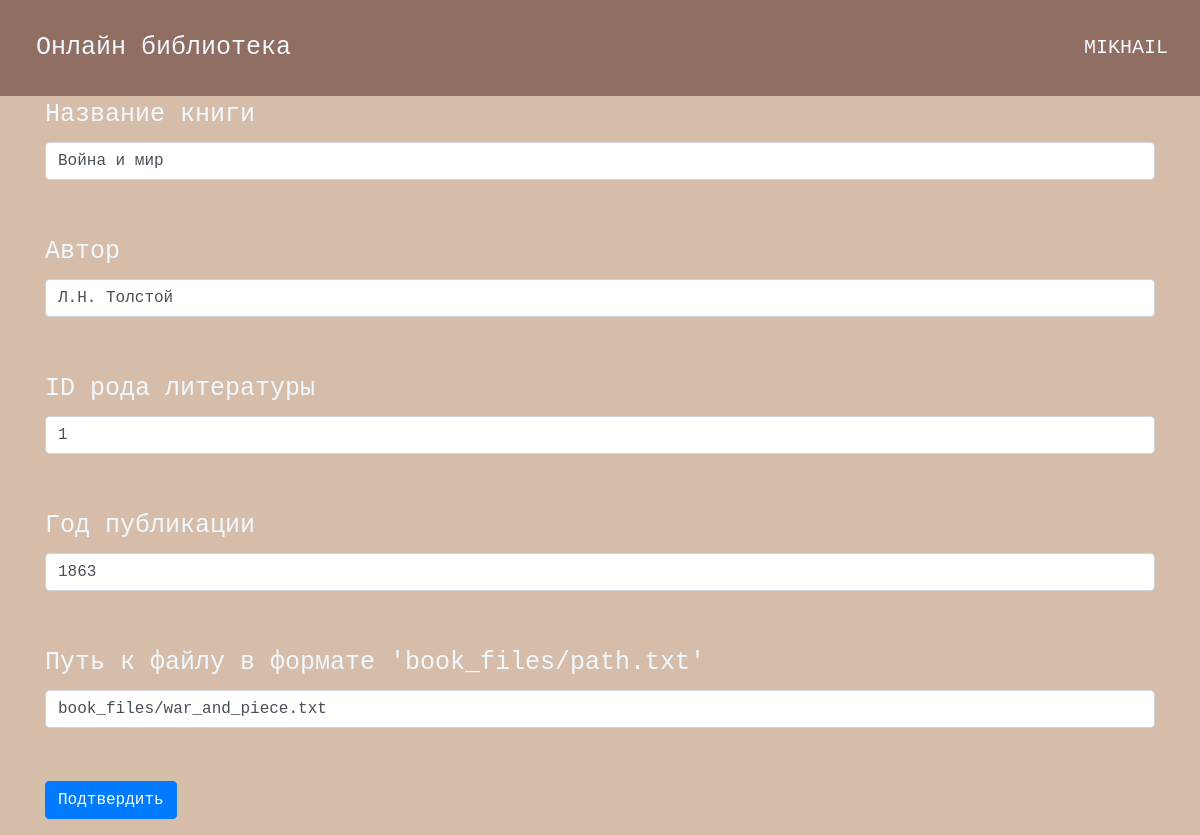
/edit_book/1 (signed in), run on the app's committed database.
### data/users.py (models this page shows, shortened)
class User(SqlAlchemyBase, UserMixin):
    __tablename__ = 'users'
    id = sqlalchemy.Column(sqlalchemy.Integer, primary_key=True, autoincrement=True)
    name = sqlalchemy.Column(sqlalchemy.String)
    surname = sqlalchemy.Column(sqlalchemy.String)
    email = sqlalchemy.Column(sqlalchemy.String, index=True, unique=True)
    hashed_password = sqlalchemy.Column(sqlalchemy.String)
    rights = sqlalchemy.Column(sqlalchemy.String)

### data/books.py (models this page shows, shortened)
class Book(SqlAlchemyBase):
    __tablename__ = 'books'
    id = sqlalchemy.Column(sqlalchemy.Integer, primary_key=True, autoincrement=True)
    title = sqlalchemy.Column(sqlalchemy.String)
    author = sqlalchemy.Column(sqlalchemy.String)
    type_of_fiction_id = sqlalchemy.Column(sqlalchemy.Integer, sqlalchemy.ForeignKey("literature_types.id"))
    genre_id = sqlalchemy.Column(sqlalchemy.Integer, sqlalchemy.ForeignKey("genres.id"))
    publish_year = sqlalchemy.Column(sqlalchemy.Integer, nullable=True)
    path_to_file = sqlalchemy.Column(sqlalchemy.String, nullable=True)
    genre = orm.relationship("Genres")
    type_of_fiction = orm.relationship("LiteratureTypes")

### main.py (the view, shortened to what this page needs)
@app.route("/edit_book/<int:book_id>", methods=["GET", "POST"])
@flask_login.login_required
def edit_book(book_id):
    form = AddBook()
    if flask.request.method == "GET":
        db_sess = db_session.create_session()
        book = db_sess.query(Book).filter(Book.id == book_id).first()
        if book:
            form.title.data = book.title
            form.author.data = book.author
            form.type_of_fiction_id.data = book.type_of_fiction_id
            form.genre_id.data = book.genre_id
            form.publish_year.data = book.publish_year
            form.path_to_file.data = book.path_to_file
        else:
            flask.abort(404)
    return flask.render_template("add_book.html", title="Редактирование книги", form=form)

### forms/add_book_form.py
class AddBook(FlaskForm):
    title = StringField('Название книги', validators=[DataRequired()])
    author = StringField('Автор', validators=[DataRequired()])
    type_of_fiction_id = IntegerField("ID рода литературы", validators=[DataRequired()])
    genre_id = IntegerField("ID жанра литературы", validators=[DataRequired()])
    publish_year = IntegerField("Год публикации")
    path_to_file = StringField("Путь к файлу в формате 'book_files/path.txt'")
    submit = SubmitField('Подтвердить')

### data/db_session.py (called while the page is built)
def create_session() -> Session:
    global __factory
    return __factory()

### main.py (called while the page is built)
@login_manager.user_loader
def load_user(user_id):
    db_sess = db_session.create_session()
    return db_sess.query(User).get(user_id)

### templates/add_book.html (shortened to what this page needs)
{% extends "base.html" %}
{% block content %}
    <form action="" method="post">
        <p>
            {{ form.title.label }}<br>
            {{ form.title(class="form-control") }}<br>
        </p>
         <p>
            {{ form.author.label }}<br>
            {{ form.author(class="form-control") }}<br>
        </p>
        <p>
            {{ form.type_of_fiction_id.label }}<br>
            {{ form.type_of_fiction_id(class="form-control") }}<br>
        </p>
        <p>
            {{ form.publish_year.label }}<br>
            {{ form.publish_year(class="form-control") }}<br>
        </p>
        <p>
            {{ form.path_to_file.label }}<br>
            {{ form.path_to_file(class="form-control") }}<br>
        </p>
        <p>
            {{ form.submit(type="submit", class="btn btn-primary") }}
        </p>
    </form>
{% endblock %}

### templates/base.html (shortened to what this page needs)
<!DOCTYPE html>
<html lang="en">
<head>
    <link rel="stylesheet" href="https://stackpath.bootstrapcdn.com/bootstrap/4.4.1/css/bootstrap.min.css"
>
    <link rel="stylesheet" type="text/css" href="../static/css/style.css"/>
</head>
<body>
    <header class="navbar">
        <a style="text-decoration: none; color:aliceblue;" href="/">Онлайн библиотека</a>
        {% if current_user.is_authenticated %}
            <a class="navbar-brand" style="color: aliceblue;" href="/logout">{{ current_user.name }}</a>
        {% else %}
            <p>
                <a class="btn btn-secondary" href="/register">Регистрация</a>
                <a class="btn btn-secondary" href="/login">Вход</a>
            </p>
        {% endif %}
    </header>
<main role="main" class="container">
    {% block content %}{% endblock %}
</main>
</body>
</html>

### static/css/style.css (style rules this page uses)
header { background-color:#916e62; padding: 10px; color: aliceblue; }
body { background-color: #d5bda9; color: aliceblue; font-family:'Courier New', Courier, monospace; font-size: 25px; }
a { margin: 20px; font-family:'Courier New', Courier, monospace; font-size: 25px; }

### data on the page
User: name "MIKHAIL"
Book: title "Война и мир", author "Л.Н. Толстой", type_of_fiction_id "1", publish_year "1863", path_to_file "book_files/war_and_piece.txt"
